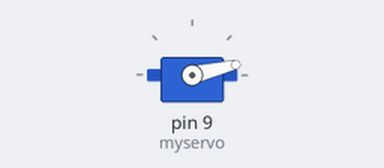
The sketch below on a simulated Arduino Uno, built with avr-gcc and run on an emulated ATmega328P. Parts: servo. At 4.8 s the program stops and its outputs stay as they are.

Above: at 0.15 s.
At 0.75 s:
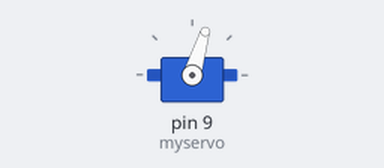
At 2.9 s:
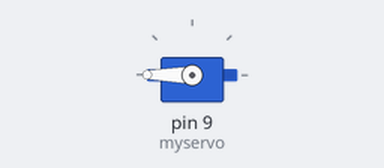
At 4.8 s:
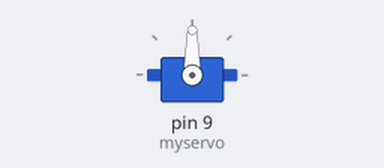
Timing chart, 0 to 6.3 s (numbered marks = the images above):
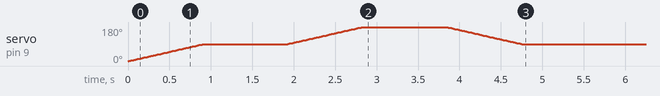

The sketch:

servo_gradual_move.ino
```cpp
#include <Servo.h>


Servo myservo;  // create servo object to control a servo


void setup() {

  myservo.attach(9);  // attaches the servo on pin 9 to the servo object

}


void loop() {

  gradualMove(0, 90, 10);  // Move from 0 to 90 degrees, step by 15

  delay(1000);             // wait 1 second

  gradualMove(90, 180, 10); // Move from 90 to 180 degrees, step by 15

  delay(1000);              // wait 1 second

  gradualMove(180, 90, 10); // Move from 180 back to 90 degrees, step by 15

  while(1);                 // Stop any further movement

}


void gradualMove(int startPos, int endPos, int stepDelay) {

  if (startPos < endPos) {

    for (int pos = startPos; pos <= endPos; pos++) {

      myservo.write(pos);            // Move to the next position

      delay(stepDelay);              // Short delay to slow down the movement

    }

  } else {

    for (int pos = startPos; pos >= endPos; pos--) {

      myservo.write(pos);

      delay(stepDelay);

    }

  }

}
```

Measured:
- by itself, servo on pin 9 (myservo): rises from 0° to 180° in 2.8 s, then falls to 90° in 1.9 s
